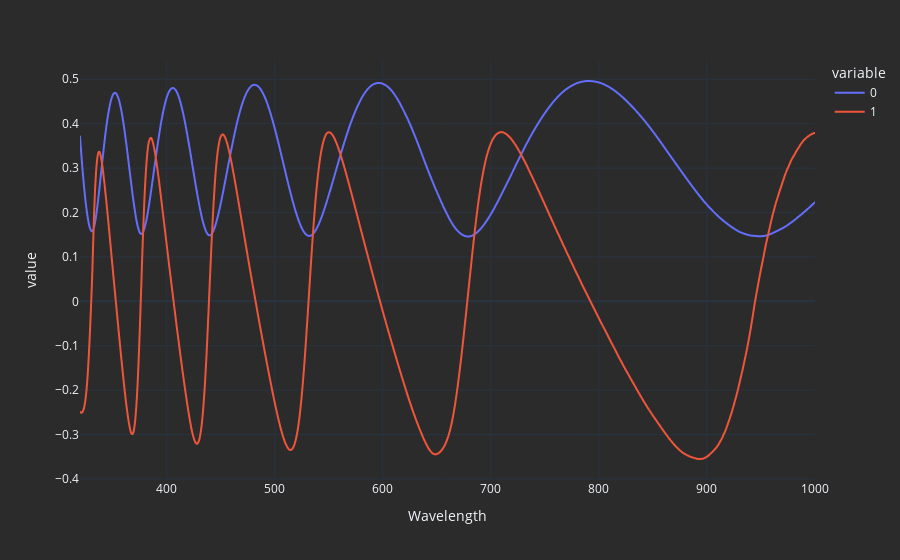

This figure's notebook cell:
### Code cell
N = -MM.loc[:,['M12', 'M21']].mean(axis=1)
C = MM.loc[:,'M33']
S = (MM.loc[:,'M34'] - MM.loc[:,'M43'])/2

Ψ = (C + 1j * S / (1 + N)).apply(lambda x: np.arctan(np.abs(x)))
Δ = (C + 1j * S / (1 + N)).apply(lambda x: np.angle(x))

pd.concat([Ψ, Δ], axis=1).plot()

### Figure 1 — Plotly figure (JSON) as saved in the notebook; plotly's stock layout.template omitted (floating-point values rounded to 4 significant figures; data arrays with more than 128 entries replaced by an {"elided": "..."} marker saying what was removed)
{"data": [{"hovertemplate": "variable=0<br>Wavelength=%{x}<br>value=%{y}<extra></extra>", "legendgroup": "0", "line": {"color": "#636efa", "dash": "solid"}, "marker": {"symbol": "circle"}, "mode": "lines", "name": "0", "showlegend": true, "type": "scattergl", "x": {"elided": "1600 float values"}, "xaxis": "x", "y": {"elided": "1600 float values"}, "yaxis": "y"}, {"hovertemplate": "variable=1<br>Wavelength=%{x}<br>value=%{y}<extra></extra>", "legendgroup": "1", "line": {"color": "#EF553B", "dash": "solid"}, "marker": {"symbol": "circle"}, "mode": "lines", "name": "1", "showlegend": true, "type": "scattergl", "x": {"elided": "1600 float values"}, "xaxis": "x", "y": {"elided": "1600 float values"}, "yaxis": "y"}], "layout": {"autosize": true, "legend": {"title": {"text": "variable"}, "tracegroupgap": 0}, "margin": {"t": 60}, "xaxis": {"anchor": "y", "autorange": true, "domain": [0, 1], "range": [319.8, 1000.0], "title": {"text": "Wavelength"}, "type": "linear"}, "yaxis": {"anchor": "x", "autorange": true, "domain": [0, 1], "range": [-0.4024, 0.5434], "title": {"text": "value"}, "type": "linear"}}}
